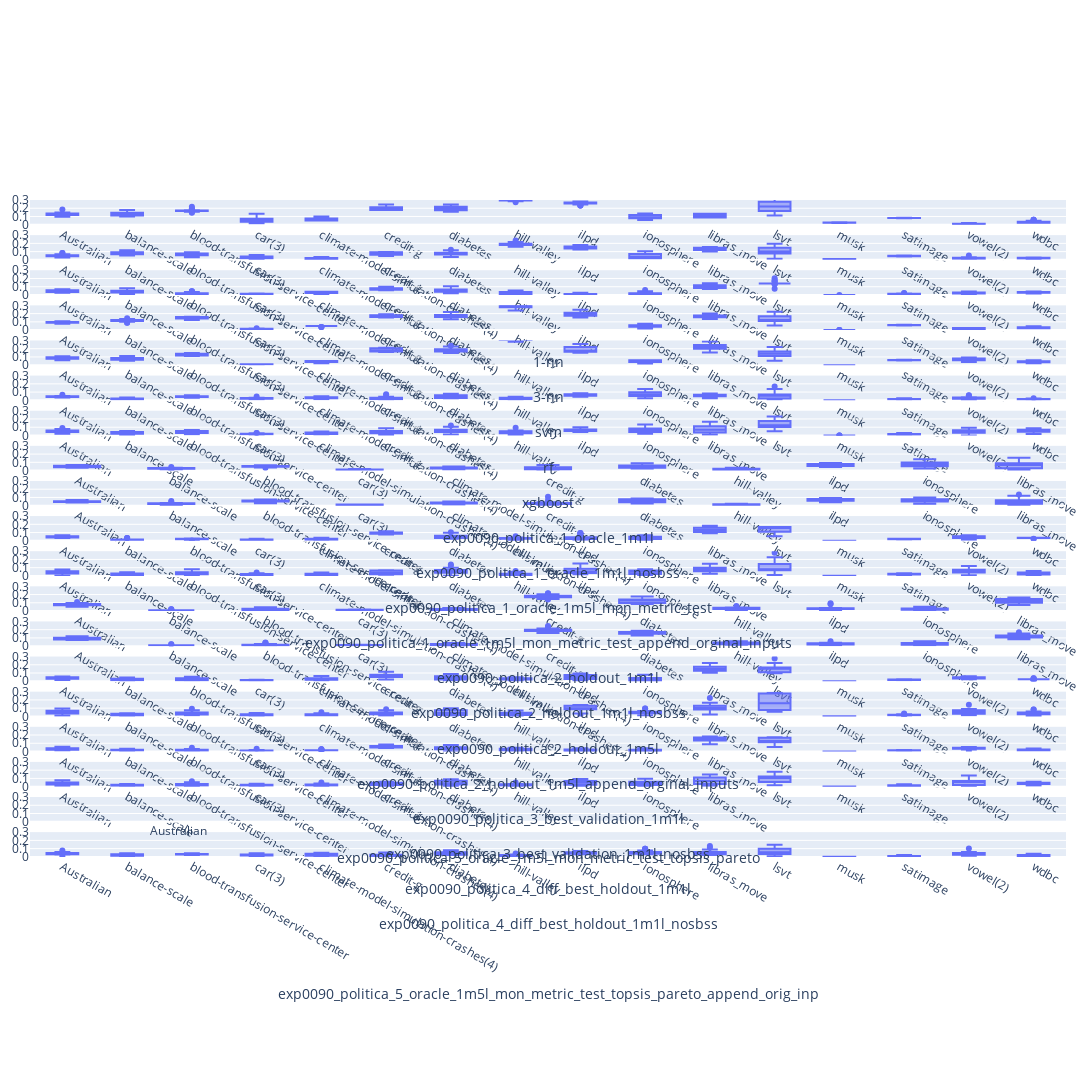

The cell this chart's notebook holds for it:
### Code cell
fig = None
fig = make_subplots(rows=num_techniques+num_projects, cols=1)

i=1
for technique in techniques:
	if technique != "autoconstructive":
		df_tmp = df[df["project"] == projects[0]]
		x = "dataset_name"
		color = None

		for f in px.box(df_tmp, x=x,y=f"diffs_{technique}", color=color).data:
			fig.add_trace(f, row=i, col=1)
			fig.update_xaxes(title_text=technique, row=i, col=1)
			fig.update_yaxes(range=[0, 0.3])

		i += 1
	else:
		df_tmp = df
		x = "dataset_name"
		color = None

		for project in projects:
			df_tmp = df[df["project"] == project]

			for f in px.box(df_tmp, x=x,y=f"diffs_{technique}", color=color).data:
				fig.add_trace(f, row=i, col=1)
				fig.update_xaxes(title_text=project, row=i, col=1)
				fig.update_yaxes(range=[0, 0.3])
				i += 1


fig.update_layout(margin=dict(l=20, r=20, t=200, b=200) , width=1400, height=3000)
fig.show()

### Figure 1 — Plotly figure (JSON) as saved in the notebook; plotly's stock layout.template omitted (floating-point values rounded to 4 significant figures; data arrays with more than 128 entries replaced by an {"elided": "..."} marker saying what was removed)
{"data": [{"alignmentgroup": "True", "hovertemplate": "dataset_name=%{x}<br>diffs_1-nn=%{y}<extra></extra>", "legendgroup": "", "marker": {"color": "#636efa"}, "name": "", "notched": false, "offsetgroup": "", "orientation": "v", "showlegend": false, "type": "box", "x": {"elided": "312 str values"}, "x0": " ", "xaxis": "x", "y": {"elided": "312 float values"}, "y0": " ", "yaxis": "y"}, {"alignmentgroup": "True", "hovertemplate": "dataset_name=%{x}<br>diffs_3-nn=%{y}<extra></extra>", "legendgroup": "", "marker": {"color": "#636efa"}, "name": "", "notched": false, "offsetgroup": "", "orientation": "v", "showlegend": false, "type": "box", "x": {"elided": "312 str values"}, "x0": " ", "xaxis": "x2", "y": {"elided": "312 float values"}, "y0": " ", "yaxis": "y2"}, {"alignmentgroup": "True", "hovertemplate": "dataset_name=%{x}<br>diffs_svm=%{y}<extra></extra>", "legendgroup": "", "marker": {"color": "#636efa"}, "name": "", "notched": false, "offsetgroup": "", "orientation": "v", "showlegend": false, "type": "box", "x": {"elided": "312 str values"}, "x0": " ", "xaxis": "x3", "y": {"elided": "312 float values"}, "y0": " ", "yaxis": "y3"}, {"alignmentgroup": "True", "hovertemplate": "dataset_name=%{x}<br>diffs_rf=%{y}<extra></extra>", "legendgroup": "", "marker": {"color": "#636efa"}, "name": "", "notched": false, "offsetgroup": "", "orientation": "v", "showlegend": false, "type": "box", "x": {"elided": "312 str values"}, "x0": " ", "xaxis": "x4", "y": {"elided": "312 float values"}, "y0": " ", "yaxis": "y4"}, {"alignmentgroup": "True", "hovertemplate": "dataset_name=%{x}<br>diffs_xgboost=%{y}<extra></extra>", "legendgroup": "", "marker": {"color": "#636efa"}, "name": "", "notched": false, "offsetgroup": "", "orientation": "v", "showlegend": false, "type": "box", "x": {"elided": "312 str values"}, "x0": " ", "xaxis": "x5", "y": {"elided": "312 float values"}, "y0": " ", "yaxis": "y5"}, {"alignmentgroup": "True", "hovertemplate": "dataset_name=%{x}<br>diffs_autoconstructive=%{y}<extra></extra>", "legendgroup": "", "marker": {"color": "#636efa"}, "name": "", "notched": false, "offsetgroup": "", "orientation": "v", "showlegend": false, "type": "box", "x": {"elided": "312 str values"}, "x0": " ", "xaxis": "x6", "y": {"elided": "312 float values"}, "y0": " ", "yaxis": "y6"}, {"alignmentgroup": "True", "hovertemplate": "dataset_name=%{x}<br>diffs_autoconstructive=%{y}<extra></extra>", "legendgroup": "", "marker": {"color": "#636efa"}, "name": "", "notched": false, "offsetgroup": "", "orientation": "v", "showlegend": false, "type": "box", "x": {"elided": "304 str values"}, "x0": " ", "xaxis": "x7", "y": {"elided": "304 float values"}, "y0": " ", "yaxis": "y7"}, {"alignmentgroup": "True", "hovertemplate": "dataset_name=%{x}<br>diffs_autoconstructive=%{y}<extra></extra>", "legendgroup": "", "marker": {"color": "#636efa"}, "name": "", "notched": false, "offsetgroup": "", "orientation": "v", "showlegend": false, "type": "box", "x": {"elided": "198 str values"}, "x0": " ", "xaxis": "x8", "y": {"elided": "198 float values"}, "y0": " ", "yaxis": "y8"}, {"alignmentgroup": "True", "hovertemplate": "dataset_name=%{x}<br>diffs_autoconstructive=%{y}<extra></extra>", "legendgroup": "", "marker": {"color": "#636efa"}, "name": "", "notched": false, "offsetgroup": "", "orientation": "v", "showlegend": false, "type": "box", "x": {"elided": "198 str values"}, "x0": " ", "xaxis": "x9", "y": {"elided": "198 float values"}, "y0": " ", "yaxis": "y9"}, {"alignmentgroup": "True", "hovertemplate": "dataset_name=%{x}<br>diffs_autoconstructive=%{y}<extra></extra>", "legendgroup": "", "marker": {"color": "#636efa"}, "name": "", "notched": false, "offsetgroup": "", "orientation": "v", "showlegend": false, "type": "box", "x": {"elided": "312 str values"}, "x0": " ", "xaxis": "x10", "y": {"elided": "312 float values"}, "y0": " ", "yaxis": "y10"}, {"alignmentgroup": "True", "hovertemplate": "dataset_name=%{x}<br>diffs_autoconstructive=%{y}<extra></extra>", "legendgroup": "", "marker": {"color": "#636efa"}, "name": "", "notched": false, "offsetgroup": "", "orientation": "v", "showlegend": false, "type": "box", "x": {"elided": "304 str values"}, "x0": " ", "xaxis": "x11", "y": {"elided": "304 float values"}, "y0": " ", "yaxis": "y11"}, {"alignmentgroup": "True", "hovertemplate": "dataset_name=%{x}<br>diffs_autoconstructive=%{y}<extra></extra>", "legendgroup": "", "marker": {"color": "#636efa"}, "name": "", "notched": false, "offsetgroup": "", "orientation": "v", "showlegend": false, "type": "box", "x": {"elided": "198 str values"}, "x0": " ", "xaxis": "x12", "y": {"elided": "198 float values"}, "y0": " ", "yaxis": "y12"}, {"alignmentgroup": "True", "hovertemplate": "dataset_name=%{x}<br>diffs_autoconstructive=%{y}<extra></extra>", "legendgroup": "", "marker": {"color": "#636efa"}, "name": "", "notched": false, "offsetgroup": "", "orientation": "v", "showlegend": false, "type": "box", "x": {"elided": "198 str values"}, "x0": " ", "xaxis": "x13", "y": {"elided": "198 float values"}, "y0": " ", "yaxis": "y13"}, {"alignmentgroup": "True", "hovertemplate": "dataset_name=%{x}<br>diffs_autoconstructive=%{y}<extra></extra>", "legendgroup": "", "marker": {"color": "#636efa"}, "name": "", "notched": false, "offsetgroup": "", "orientation": "v", "showlegend": false, "type": "box", "x": {"elided": "297 str values"}, "x0": " ", "xaxis": "x14", "y": {"elided": "297 float values"}, "y0": " ", "yaxis": "y14"}, {"alignmentgroup": "True", "hovertemplate": "dataset_name=%{x}<br>diffs_autoconstructive=%{y}<extra></extra>", "legendgroup": "", "marker": {"color": "#636efa"}, "name": "", "notched": false, "offsetgroup": "", "orientation": "v", "showlegend": false, "type": "box", "x": {"elided": "286 str values"}, "x0": " ", "xaxis": "x15", "y": {"elided": "286 float values"}, "y0": " ", "yaxis": "y15"}, {"alignmentgroup": "True", "hovertemplate": "dataset_name=%{x}<br>diffs_autoconstructive=%{y}<extra></extra>", "legendgroup": "", "marker": {"color": "#636efa"}, "name": "", "notched": false, "offsetgroup": "", "orientation": "v", "showlegend": false, "type": "box", "x": {"elided": "309 str values"}, "x0": " ", "xaxis": "x16", "y": {"elided": "309 float values"}, "y0": " ", "yaxis": "y16"}, {"alignmentgroup": "True", "hovertemplate": "dataset_name=%{x}<br>diffs_autoconstructive=%{y}<extra></extra>", "legendgroup": "", "marker": {"color": "#636efa"}, "name": "", "notched": false, "offsetgroup": "", "orientation": "v", "showlegend": false, "type": "box", "x": {"elided": "284 str values"}, "x0": " ", "xaxis": "x17", "y": {"elided": "284 float values"}, "y0": " ", "yaxis": "y17"}, {"alignmentgroup": "True", "hovertemplate": "dataset_name=%{x}<br>diffs_autoconstructive=%{y}<extra></extra>", "legendgroup": "", "marker": {"color": "#636efa"}, "name": "", "notched": false, "offsetgroup": "", "orientation": "v", "showlegend": false, "type": "box", "x": ["Australian"], "x0": " ", "xaxis": "x18", "y": [null], "y0": " ", "yaxis": "y18"}, {"alignmentgroup": "True", "hovertemplate": "dataset_name=%{x}<br>diffs_autoconstructive=%{y}<extra></extra>", "legendgroup": "", "marker": {"color": "#636efa"}, "name": "", "notched": false, "offsetgroup": "", "orientation": "v", "showlegend": false, "type": "box", "x": {"elided": "282 str values"}, "x0": " ", "xaxis": "x19", "y": {"elided": "282 float values"}, "y0": " ", "yaxis": "y19"}], "layout": {"height": 3000, "margin": {"b": 200, "l": 20, "r": 20, "t": 200}, "width": 1400, "xaxis": {"anchor": "y", "domain": [0, 1], "title": {"text": "1-nn"}}, "xaxis10": {"anchor": "y10", "domain": [0, 1], "title": {"text": "exp0090_politica_2_holdout_1m1l"}}, "xaxis11": {"anchor": "y11", "domain": [0, 1], "title": {"text": "exp0090_politica_2_holdout_1m1l_nosbss"}}, "xaxis12": {"anchor": "y12", "domain": [0, 1], "title": {"text": "exp0090_politica_2_holdout_1m5l"}}, "xaxis13": {"anchor": "y13", "domain": [0, 1], "title": {"text": "exp0090_politica_2_holdout_1m5l_append_orginal_inputs"}}, "xaxis14": {"anchor": "y14", "domain": [0, 1], "title": {"text": "exp0090_politica_3_best_validation_1m1l"}}, "xaxis15": {"anchor": "y15", "domain": [0, 1], "title": {"text": "exp0090_politica_3_best_validation_1m1l_nosbss"}}, "xaxis16": {"anchor": "y16", "domain": [0, 1], "title": {"text": "exp0090_politica_4_diff_best_holdout_1m1l"}}, "xaxis17": {"anchor": "y17", "domain": [0, 1], "title": {"text": "exp0090_politica_4_diff_best_holdout_1m1l_nosbss"}}, "xaxis18": {"anchor": "y18", "domain": [0, 1], "title": {"text": "exp0090_politica_5_oracle_1m5l_mon_metric_test_topsis_pareto"}}, "xaxis19": {"anchor": "y19", "domain": [0, 1], "title": {"text": "exp0090_politica_5_oracle_1m5l_mon_metric_test_topsis_pareto_append_orig_inp"}}, "xaxis2": {"anchor": "y2", "domain": [0, 1], "title": {"text": "3-nn"}}, "xaxis20": {"anchor": "y20", "domain": [0, 1]}, "xaxis3": {"anchor": "y3", "domain": [0, 1], "title": {"text": "svm"}}, "xaxis4": {"anchor": "y4", "domain": [0, 1], "title": {"text": "rf"}}, "xaxis5": {"anchor": "y5", "domain": [0, 1], "title": {"text": "xgboost"}}, "xaxis6": {"anchor": "y6", "domain": [0, 1], "title": {"text": "exp0090_politica_1_oracle_1m1l"}}, "xaxis7": {"anchor": "y7", "domain": [0, 1], "title": {"text": "exp0090_politica_1_oracle_1m1l_nosbss"}}, "xaxis8": {"anchor": "y8", "domain": [0, 1], "title": {"text": "exp0090_politica_1_oracle_1m5l_mon_metric_test"}}, "xaxis9": {"anchor": "y9", "domain": [0, 1], "title": {"text": "exp0090_politica_1_oracle_1m5l_mon_metric_test_append_orginal_inputs"}}, "yaxis": {"anchor": "x", "domain": [0.9642, 1.0], "range": [0, 0.3]}, "yaxis10": {"anchor": "x10", "domain": [0.5075, 0.5433], "range": [0, 0.3]}, "yaxis11": {"anchor": "x11", "domain": [0.4568, 0.4925], "range": [0, 0.3]}, "yaxis12": {"anchor": "x12", "domain": [0.406, 0.4418], "range": [0, 0.3]}, "yaxis13": {"anchor": "x13", "domain": [0.3553, 0.391], "range": [0, 0.3]}, "yaxis14": {"anchor": "x14", "domain": [0.3045, 0.3402], "range": [0, 0.3]}, "yaxis15": {"anchor": "x15", "domain": [0.2538, 0.2895], "range": [0, 0.3]}, "yaxis16": {"anchor": "x16", "domain": [0.203, 0.2388], "range": [0, 0.3]}, "yaxis17": {"anchor": "x17", "domain": [0.1522, 0.188], "range": [0, 0.3]}, "yaxis18": {"anchor": "x18", "domain": [0.1015, 0.1373], "range": [0, 0.3]}, "yaxis19": {"anchor": "x19", "domain": [0.05075, 0.0865], "range": [0, 0.3]}, "yaxis2": {"anchor": "x2", "domain": [0.9135, 0.9492], "range": [0, 0.3]}, "yaxis20": {"anchor": "x20", "domain": [0, 0.03575], "range": [0, 0.3]}, "yaxis3": {"anchor": "x3", "domain": [0.8628, 0.8985], "range": [0, 0.3]}, "yaxis4": {"anchor": "x4", "domain": [0.812, 0.8478], "range": [0, 0.3]}, "yaxis5": {"anchor": "x5", "domain": [0.7613, 0.797], "range": [0, 0.3]}, "yaxis6": {"anchor": "x6", "domain": [0.7105, 0.7463], "range": [0, 0.3]}, "yaxis7": {"anchor": "x7", "domain": [0.6598, 0.6955], "range": [0, 0.3]}, "yaxis8": {"anchor": "x8", "domain": [0.609, 0.6447], "range": [0, 0.3]}, "yaxis9": {"anchor": "x9", "domain": [0.5583, 0.594], "range": [0, 0.3]}}}
